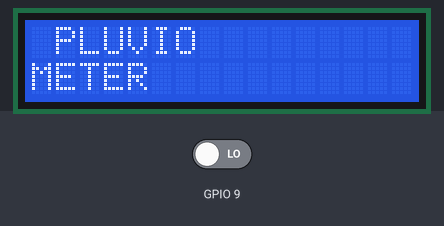
Bench run of a sketch on a simulated ESP32-S3. On the bench: 16×2 character LCD. The inputs (shaded band) are chosen by the test bench; at power-on: GPIO 9 LOW. What the sketch prints to the serial monitor is not drawn.

Above: at 2.0 s.
At 4.6 s:
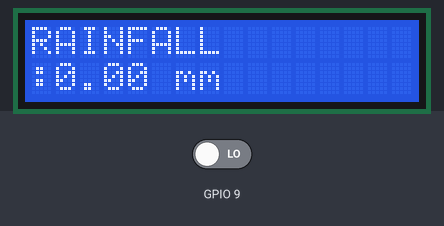
4.7 s: GPIO 9 driven HIGH
At 8.5 s:
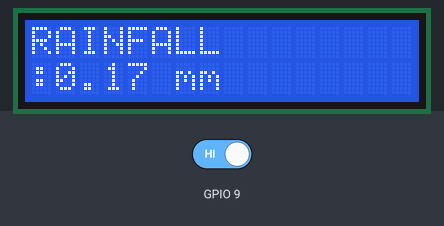
8.8 s: GPIO 9 driven LOW
At 11.6 s:
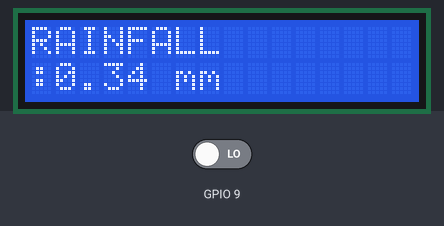
12.5 s: GPIO 9 driven HIGH
At 15.5 s:
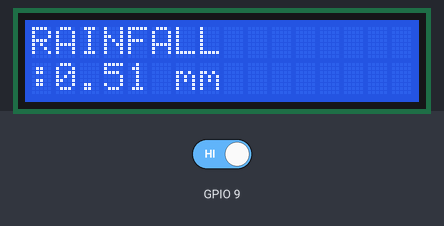
Timing chart, 0 to 17.0 s (numbered marks = the images above; inputs shaded):
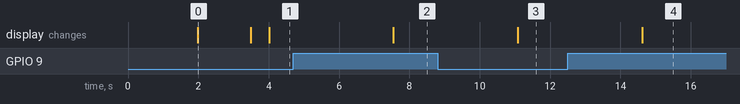

Measured:
- after the input at 4.7 s, the display: changes after 2.8 s (image 2)
- after the input at 8.8 s, the display: changes after 2.3 s (image 3)
- after the input at 12.5 s, the display: changes after 2.1 s (image 4)
- what the display in image 0 shows lasts 1.5 s, from 2.0 s to 3.5 s

The sketch:

unop002.ino
```cpp
#include <LiquidCrystal_I2C.h>

//define I2C address......
LiquidCrystal_I2C lcd(0x27,16,2);


#include <Wire.h>

const float mmPerPulse = 0.17;  //put here the value of rain in mm for each movement of the bucket

float mmTotali = 0;
int sensore = 0;
int statoPrecedente = 0;

void setup() {
  pinMode(9, INPUT);

  //lcd.init();
  lcd.init();

  lcd.backlight();
Serial.begin(9600);
  lcd.setCursor(1,0);
  lcd.print("VNR VJI");
 lcd.setCursor(0,1);
  lcd.print("ET");


  delay(1900);
 //lcd.clear();
//lcd.print("Civil");
//delay(1500);
 lcd.clear();
  lcd.setCursor(1,0);
  lcd.print("PLUVIO ");
  lcd.setCursor(0,1);
  lcd.print("METER");

  delay(1500);

  lcd.clear();
}

void loop() {
  sensore = digitalRead(9);

  if (sensore != statoPrecedente) {
    mmTotali = mmTotali + mmPerPulse;
    Serial.println(mmTotali);
    delay(1500);
  }

  delay(500);

  statoPrecedente = sensore;


  lcd.setCursor(0,0);
  lcd.print("RAINFALL");
  lcd.setCursor(0,1);
  lcd.print(":");

  lcd.setCursor(1,1);
  lcd.print(mmTotali);
  Serial.println(mmTotali);
  lcd.setCursor(6,1);
  lcd.print("mm");


 delay(500);
}
```
